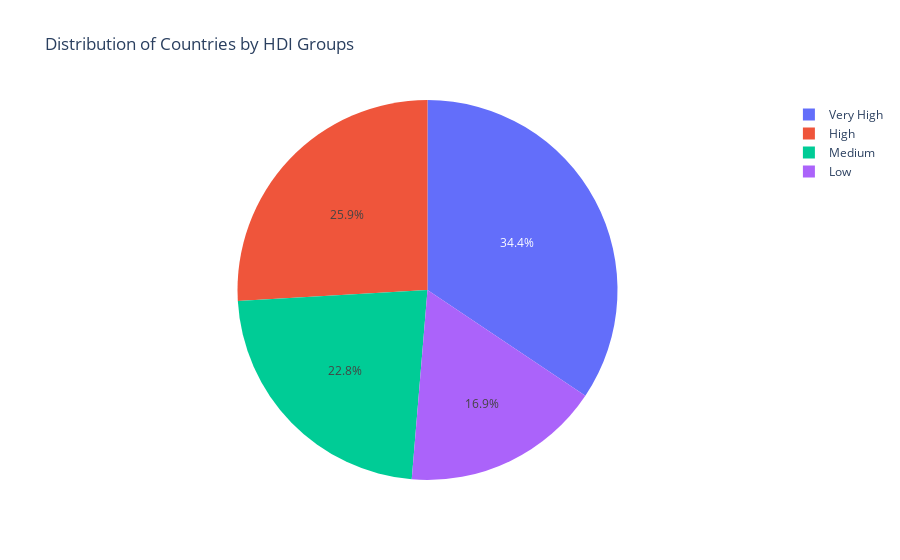

Notebook cell for this chart:
### Code cell
# 2. Pie chart showing the distribution of countries by HDI Groups
fig2 = px.pie(df_hdi_groups, names='Human Development Groups', 
              title='Distribution of Countries by HDI Groups')
fig2.show()

### Figure 1 — Plotly figure (JSON) as saved in the notebook; plotly's stock layout.template omitted (floating-point values rounded to 4 significant figures; data arrays with more than 128 entries replaced by an {"elided": "..."} marker saying what was removed)
{"data": [{"domain": {"x": [0, 1], "y": [0, 1]}, "hovertemplate": "Human Development Groups=%{label}<extra></extra>", "labels": {"elided": "189 str values"}, "legendgroup": "", "name": "", "showlegend": true, "type": "pie"}], "layout": {"legend": {"tracegroupgap": 0}, "title": {"text": "Distribution of Countries by HDI Groups"}}}
